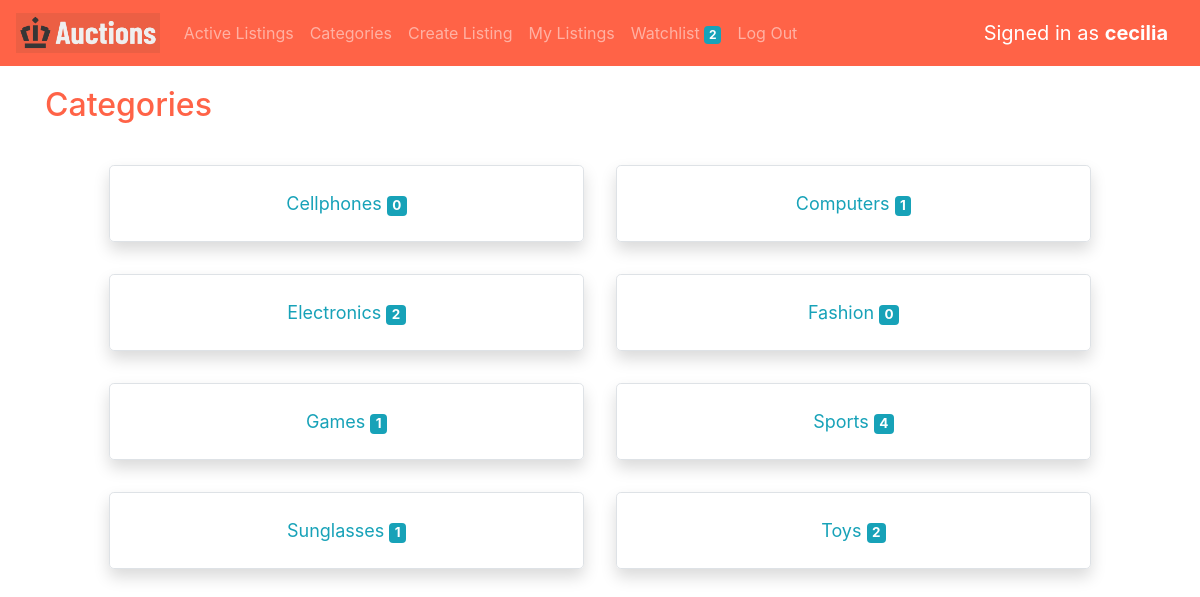
The page /categories (signed in) on the database its author committed.
### auctions/models.py (models this page shows, shortened)
class User(AbstractUser):
    pass

class Category(models.Model):
    catname = models.CharField(max_length=64)

### auctions/views.py (the view)
# urls.py: path("categories", views.categories, name="categories"),
def categories(request):
    user = request.user
    watchlist = WatchList.objects.filter(user_id=user.id)
    watchlist_len = len(watchlist)
    categories = Category.objects.all().order_by('catname')
    catcounts = []
    for category in categories:
        catcounts.append(len(Listing.objects.filter(category=category, active=True)))
    categories_w_counts = []
    for i in range(len(categories)):
        categories_w_counts.append({"id": categories[i].id, "catname": categories[i].catname,
                                    "catcount": catcounts[i]} )
    categories = categories_w_counts
    return render(request, "auctions/categories.html", {
        "categories": categories,
        "watchlist_len": watchlist_len,
    })

### auctions/templates/auctions/categories.html (shortened to what this page needs)
{% extends "auctions/layout.html" %}
{% block body %}
    <div class="container" >
        <h2 style="color: tomato; margin-bottom: 25px;">Categories</h2>
        <div class="row justify-content-center text-center">
            {% for category in categories %}
                <div class="col-lg-5 border rounded-lg shadow m-3 p-4">
                    <a href="{% url 'category' category.id %}" class="text-info stretched-link" style="font-size: large;">{{ category.catname }} <span class="badge badge-info">{{ category.catcount }}</span></a>
                </div>
            {% endfor %}
        </div>
    </div>
{% endblock %}

### auctions/templates/auctions/layout.html (shortened to what this page needs)
{% load static %}
<!DOCTYPE html>
<html lang="en">
    <head>
        <link rel="stylesheet" href="https://stackpath.bootstrapcdn.com/bootstrap/4.4.1/css/bootstrap.min.css">
        <link href="{% static 'auctions/styles.css' %}" rel="stylesheet">
    </head>
    <body>
        <nav class="navbar sticky-top navbar-expand-lg navbar-dark"; style="background-color:tomato;">
            <a class="navbar-brand" href="{% url 'index' %}"><img src="{% static 'auctions/auctions.png' %}" alt="logo" height="40"></a>
            <div class="collapse navbar-collapse" id="navbarSupportedContent">
                <ul class="navbar-nav mr-auto">
                    <li class="nav-item">
                        <a class="nav-link" href="{% url 'index' %}">Active Listings</a>
                    </li>
                    <li class="nav-item">
                        <a class="nav-link" href="{% url 'categories' %}">Categories</a>
                    </li>
                    {% if user.is_authenticated %}
                        <li class="nav-item">
                            <a class="nav-link" href="{% url 'add' user.id %}">Create Listing</a>
                        </li>
                        <li class="nav-item">
                            <a class="nav-link" href="{% url 'mylistings' user.id %}">My Listings</a>
                        </li>
                        <li class="nav-item">
                            <a class="nav-link" href="{% url 'watchlist' user.id %}">Watchlist <span class="badge badge-info">{{ watchlist_len }}</span></a>
                        </li>
                        <li class="nav-item">
                            <a class="nav-link" href="{% url 'logout' %}">Log Out</a>
                        </li>
                    {% endif %}
                </ul>
                <span class="navbar-brand">
                    {% if user.is_authenticated %}
                        Signed in as <strong>{{ user }}</strong>
                    {% else %}
                        Not signed in
                    {% endif %}
                </span>
            </div>
        </nav>
        <div id="body_block" class="container-fluid">
            {% block body %}
            {% endblock %}
        </div>
    </body>
</html>

### auctions/static/auctions/styles.css (style rules this page uses)
body { padding: 0px; }
#body_block { padding-top: 20px; }

### rows shown on the page
User: username "cecilia"
Category: catname "Cellphones"
Category: catname "Computers"
Category: catname "Electronics"
Category: catname "Fashion"
Category: catname "Games"
Category: catname "Sports"
Category: catname "Sunglasses"
Category: catname "Toys"

### other values the page prints
{{ watchlist_len }} "2"
{{ category.catcount }} "0" "1" "2" "0" "1" "4" "1" "2"
